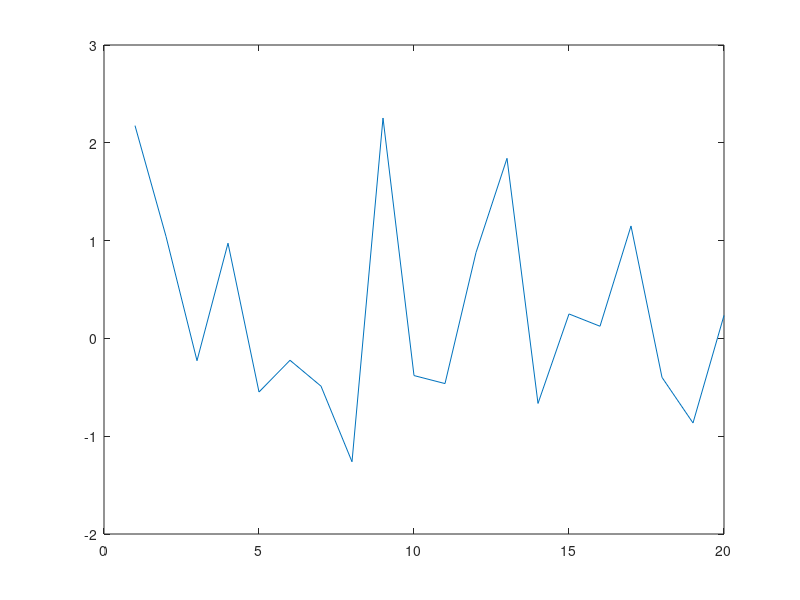

The MATLAB source for this figure: (Note: this script raises an error after producing the figure.)
%%
%MY_XTICKLABELS replaces XTickLabels with "normal" texts
%   accepting multiline texts and TEX interpreting
%   and shrinks the axis to fit the texts in the window
%
%%
%    ht = my_xticklabels(Ha, xtickpos, xtickstring)
% or
%    ht = my_xticklabels(xtickpos, xtickstring)
%
%  in:    xtickpos     XTick positions [N*1]
%        xtickstring   Strings to use as labels {N*1} cell of cells
%
%% Example
%

plot(randn(20,1))
xtl = {{'one';'two';'three'} '\alpha' {'\beta';'\gamma'}};
my_xticklabels(gca,[1 10 18],xtl);
% vertical
h = my_xticklabels([1 10 18],xtl, ...
    'Rotation',-90, ...
    'VerticalAlignment','middle', ...
    'HorizontalAlignment','left');

%%  
% Pekka Kumpulainen 12.2.2008
%
%% TODOs
% # make documentation
% # understand script
%


